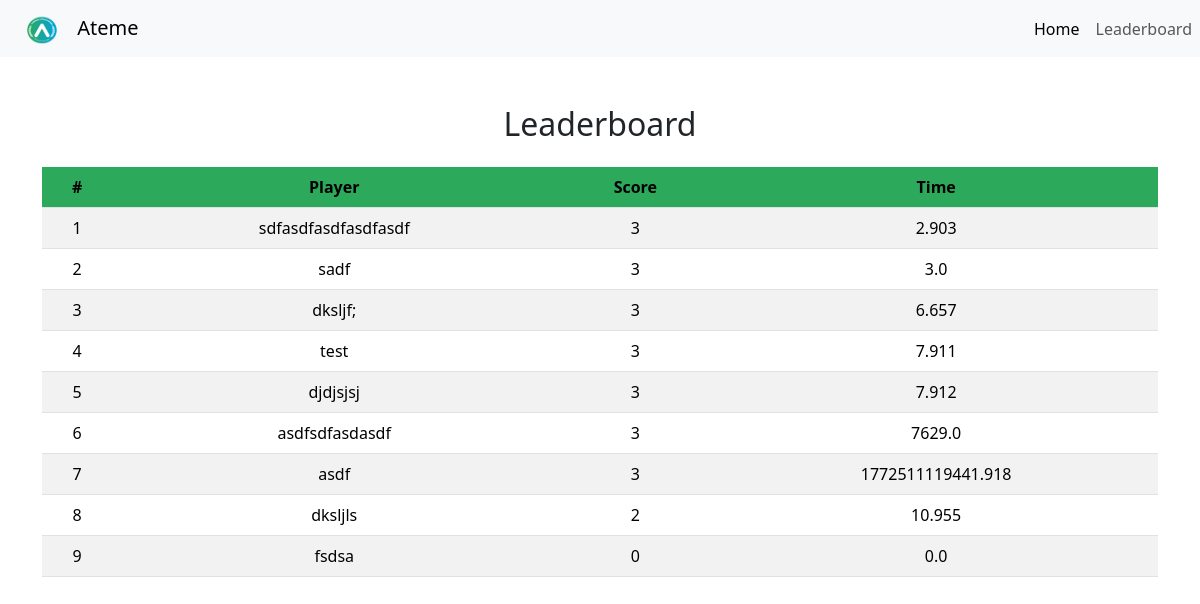
The page /leaderboard on the database as committed earlier.
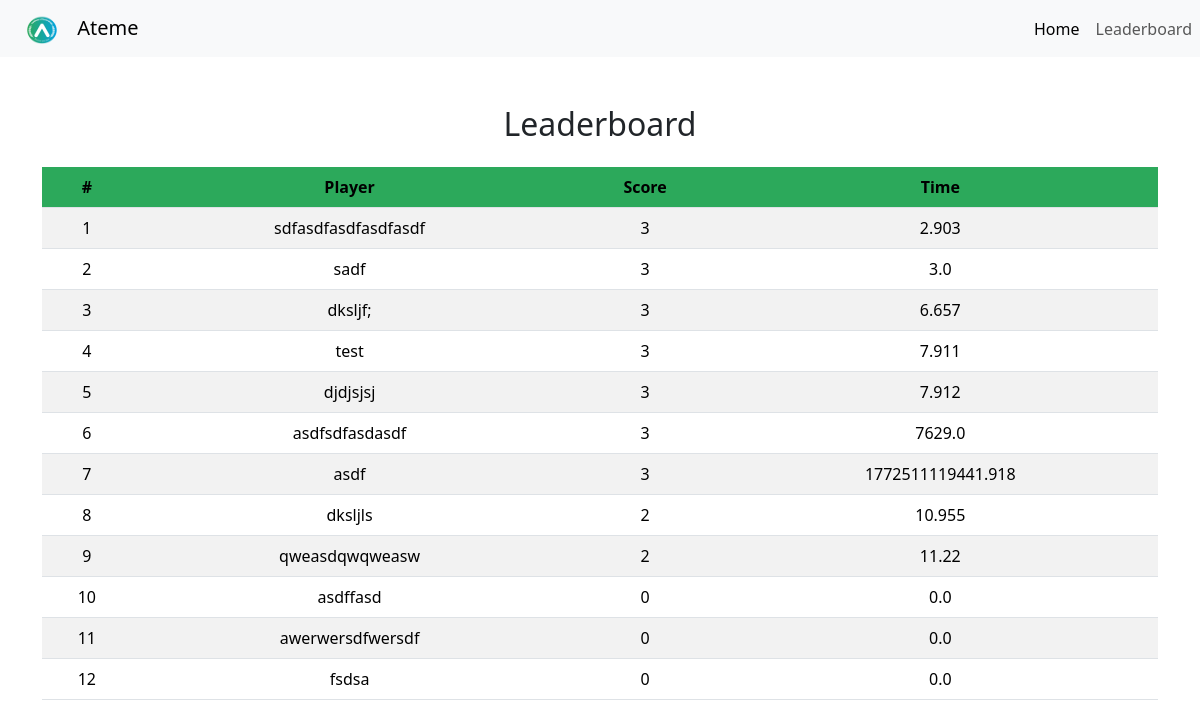
The same page on the database as committed later.
### app/models.py (models this page shows, shortened)
class User(db.Model):
    id: so.Mapped[int] = so.mapped_column(primary_key=True)
    username: so.Mapped[str] = so.mapped_column(sa.String(64), index=True, unique=True)
    score: so.Mapped[int] = so.mapped_column(sa.Integer, index=True)
    time_taken: so.Mapped[float] = so.mapped_column(sa.Float, index=True)

### app/main/routes.py (the view)
@bp.route('/leaderboard')
def leaderboard():
   users = User.query.order_by(User.score.desc(), User.time_taken.asc()).all()
   return render_template('leaderboard.html', title='Leaderboard', users=users)

### app/templates/leaderboard.html
{% extends "base.html" %}
{% block content %}
<div class="container mt-5">
  <h2 class="text-center mb-4">Leaderboard</h2>
  <div class="table-responsive">
    <table class="table table-striped table-hover text-center align-middle">
      <thead>
        <tr>
          <th>#</th>
          <th>Player</th>
          <th>Score</th>
          <th>Time</th>
        </tr>
      </thead>
      <tbody>
        {% for user in users %}
        <tr>
          <td>{{ loop.index }}</td>
          <td>{{ user.username }}</td>
          <td>{{ user.score }}</td>
          <td>{{ user.time_taken }}</td>
        </tr>
        {% endfor %}
      </tbody>
    </table>
  </div>
</div>
{% endblock %}

Rows that differ between the two databases and show on the page:
added User: username "qweasdqwqweasw", score "2", time_taken "11.22"
added User: username "asdffasd", score "0", time_taken "0.0"
added User: username "awerwersdfwersdf", score "0", time_taken "0.0"
